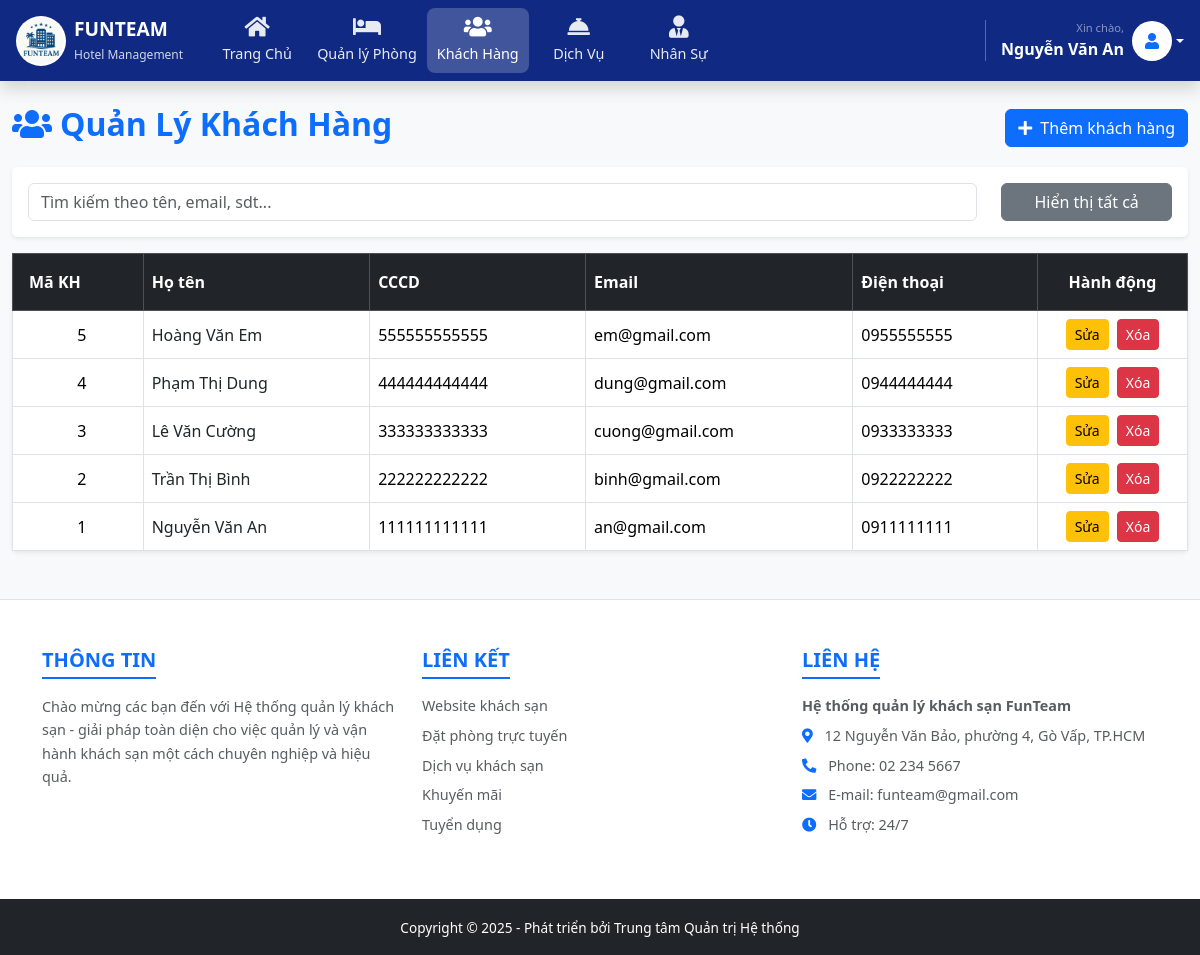
The app's page /FunTeam_CK/hotel_management/dashboard.php?page=khachhang (signed in) with its own data.
### tables this page shows
CREATE TABLE `khachhang` (
  `idKH` int(11) NOT NULL auto_increment,
  `hoTen` varchar(100) NOT NULL,
  `email` varchar(100) default NULL,
  `matKhau` varchar(255) default NULL,
  `soDienThoai` varchar(20) default NULL,
  `CCCD` varchar(20) default NULL,
  `diaChi` varchar(200) default NULL,
  `loaiKH` enum('Thuong','VIP') NOT NULL default 'Thuong',
  `vaiTro` varchar(50) default 'KhachHang',
  `trangThai` varchar(50) default 'HoatDong',
  PRIMARY KEY  (`idKH`),
  UNIQUE KEY `email` (`email`)
);

### FunTeam_CK/hotel_management/model/KhachHangModel.php (called while the page is built, shortened)
<?php
require_once dirname(__FILE__) . '/../config/database.php';
class KhachHangModel {
    private $conn;
    public function __construct() {
        $db = new Database();
        $this->conn = $db->getConnection();
    }
    public function getDanhSachKH() {
        try {
            $stmt = $this->conn->prepare("SELECT * FROM khachhang ORDER BY idKH DESC");
            $stmt->execute();
            return $stmt->fetchAll(PDO::FETCH_ASSOC);
        } catch(PDOException $e) {
            return array();
        }
    }
}
?>

### FunTeam_CK/hotel_management/config/database.php (called while the page is built, shortened)
<?php
class Database {
    private $host = "localhost";
    private $db_name = "quanlykhachsan";
    private $username = "root";
    private $password = "";
    public function getConnection() {
        $this->conn = null;
        try {
            $dsn = "mysql:host={$this->host};dbname={$this->db_name};charset=utf8mb4";
            $options = array(
                PDO::ATTR_ERRMODE => PDO::ERRMODE_EXCEPTION,
                PDO::ATTR_DEFAULT_FETCH_MODE => PDO::FETCH_ASSOC,
                PDO::ATTR_EMULATE_PREPARES => false,
                PDO::MYSQL_ATTR_INIT_COMMAND => "SET NAMES 'utf8mb4'"
            );
            $this->conn = new PDO($dsn, $this->username, $this->password, $options);
        } catch(PDOException $e) {
            if (strpos($e->getMessage(), 'Unknown character set') !== false || strpos($e->getMessage(), "SQLSTATE[42000]") !== false) {
                try {
                    $dsn = "mysql:host={$this->host};dbname={$this->db_name};charset=utf8";
                    $options[PDO::MYSQL_ATTR_INIT_COMMAND] = "SET NAMES 'utf8'";
                    $this->conn = new PDO($dsn, $this->username, $this->password, $options);
                } catch(PDOException $ex) {
                    echo "Kết nối thất bại: " . $ex->getMessage();
                    exit;
                }
            } else {
                echo "Kết nối thất bại: " . $e->getMessage();
                exit;
            }
        }
        return $this->conn;
    }
}
?>

### FunTeam_CK/hotel_management/view/quanlykhachhang.php (the view, shortened to what this page needs)
<div class="d-flex justify-content-between mb-3 align-items-center">
  <h2 class="fw-bold text-primary"><i class="fas fa-users me-2"></i>Quản Lý Khách Hàng</h2>
  <button class="btn btn-primary" data-bs-toggle="modal" data-bs-target="#khachHangModal" id="btnThemKH">
      <i class="fas fa-plus me-2"></i>Thêm khách hàng
  </button>
</div>
<?php global $dsKhachHang; ?>
<div class="card mb-3 shadow-sm border-0">
  <div class="card-body">
    <div class="row">
      <div class="col-md-10">
        <input type="text" id="searchInput" class="form-control" placeholder="Tìm kiếm theo tên, email, sdt...">
      </div>
      <div class="col-md-2">
        <button class="btn btn-secondary w-100" id="showAllBtn">Hiển thị tất cả</button>
      </div>
    </div>
  </div>
</div>
<div class="card shadow-sm border-0">
  <div class="card-body p-0">
    <div class="table-responsive">
      <table class="table table-hover table-bordered mb-0 align-middle" id="tableKhachHang">
      <thead class="table-dark">
        <tr>
          <th class="py-3 ps-3">Mã KH</th>
          <th class="py-3">Họ tên</th>
          <th class="py-3">CCCD</th>
          <th class="py-3">Email</th>
          <th class="py-3">Điện thoại</th>
          <th class="py-3 text-center" style="width: 150px;">Hành động</th>
        </tr>
      </thead>
      <tbody>
        <?php if(!empty($dsKhachHang)): ?>
          <?php foreach($dsKhachHang as $kh):
              $id = isset($kh['idKH']) ? $kh['idKH'] : (isset($kh['MaKH']) ? $kh['MaKH'] : '');
              $ten = isset($kh['hoTen']) ? $kh['hoTen'] : (isset($kh['HoTen']) ? $kh['HoTen'] : '');
              $email = isset($kh['email']) ? $kh['email'] : (isset($kh['Email']) ? $kh['Email'] : '');
              $sdt = '';
              if(isset($kh['soDienThoai'])) $sdt = $kh['soDienThoai'];
              elseif(isset($kh['SoDienThoai'])) $sdt = $kh['SoDienThoai'];
              elseif(isset($kh['DienThoai'])) $sdt = $kh['DienThoai'];
              $cccd = isset($kh['CCCD']) ? $kh['CCCD'] : (isset($kh['cccd']) ? $kh['cccd'] : '');
          ?>
          <tr data-makh="<?php echo htmlspecialchars($id); ?>">
            <td class="ps-3 text-center"><?php echo htmlspecialchars($id); ?></td>
            <td class="text-dark"><?php echo htmlspecialchars($ten); ?></td>
            <td><?php echo htmlspecialchars($cccd); ?></td>
            <td><?php echo htmlspecialchars($email); ?></td>
            <td><?php echo htmlspecialchars($sdt); ?></td>
            <td class="text-center">
              <button class="btn btn-warning btn-sm btn-sua-kh me-1"
                  data-bs-toggle="modal" data-bs-target="#khachHangModal"
                  data-makh="<?php echo htmlspecialchars($id); ?>"
                  data-hoten="<?php echo htmlspecialchars($ten); ?>"
                  data-email="<?php echo htmlspecialchars($email); ?>"
                  data-sdt="<?php echo htmlspecialchars($sdt); ?>"
                  data-cccd="<?php echo htmlspecialchars($cccd); ?>">
                  Sửa
              </button>
              <button class="btn btn-danger btn-sm btn-xoa-kh" data-makh="<?php echo htmlspecialchars($id); ?>">
                  Xóa
              </button>
            </td>
          </tr>
          <?php endforeach; ?>
        <?php else: ?>
          <tr><td colspan="6" class="text-center py-4">Không có dữ liệu hiển thị</td></tr>
        <?php endif; ?>
      </tbody>
      </table>
    </div>
  </div>
</div>

### records on screen
khachhang: idKH "5", hoTen "Hoàng Văn Em", CCCD "555555555555", email "em@gmail.com", soDienThoai "0955555555"
khachhang: idKH "4", hoTen "Phạm Thị Dung", CCCD "444444444444", email "dung@gmail.com", soDienThoai "0944444444"
khachhang: idKH "3", hoTen "Lê Văn Cường", CCCD "333333333333", email "cuong@gmail.com", soDienThoai "0933333333"
khachhang: idKH "2", hoTen "Trần Thị Bình", CCCD "222222222222", email "binh@gmail.com", soDienThoai "0922222222"
khachhang: idKH "1", hoTen "Nguyễn Văn An", CCCD "111111111111", email "an@gmail.com", soDienThoai "0911111111"

### other values on screen
$_SESSION['user']['hoTen'] "Nguyễn Văn An"
